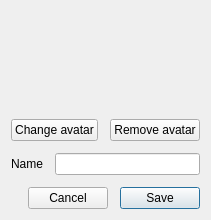
<?xml version="1.0" encoding="UTF-8"?>
<ui version="4.0">
 <class>GuiVCardDialog</class>
 <widget class="QDialog" name="GuiVCardDialog">
  <property name="minimumWidth">
   <number>320</number>
  </property>
  <layout class="QVBoxLayout" name="profileLayout">
   <property name="spacing">
    <number>12</number>
   </property>
   <item alignment="Qt::AlignHCenter">
    <widget class="QLabel" name="mp_lPhoto">
     <property name="minimumSize">
      <size>
       <width>96</width>
       <height>96</height>
      </size>
     </property>
     <property name="maximumSize">
      <size>
       <width>96</width>
       <height>96</height>
      </size>
     </property>
     <property name="alignment">
      <set>Qt::AlignCenter</set>
     </property>
     <property name="accessibleName">
      <string>Avatar</string>
     </property>
    </widget>
   </item>
   <item>
    <layout class="QHBoxLayout" name="avatarActions">
     <item>
      <widget class="QPushButton" name="mp_pbChangePhoto">
       <property name="text">
        <string>Change avatar</string>
       </property>
       <property name="autoDefault">
        <bool>false</bool>
       </property>
      </widget>
     </item>
     <item>
      <widget class="QPushButton" name="mp_pbRemovePhoto">
       <property name="text">
        <string>Remove avatar</string>
       </property>
       <property name="autoDefault">
        <bool>false</bool>
       </property>
      </widget>
     </item>
    </layout>
   </item>
   <item>
    <layout class="QFormLayout" name="nameLayout">
     <property name="fieldGrowthPolicy">
      <enum>QFormLayout::AllNonFixedFieldsGrow</enum>
     </property>
     <item row="0" column="0">
      <widget class="QLabel" name="nameLabel">
       <property name="text">
        <string>Name</string>
       </property>
       <property name="buddy">
        <cstring>mp_leNickname</cstring>
       </property>
      </widget>
     </item>
     <item row="0" column="1">
      <widget class="QLineEdit" name="mp_leNickname">
       <property name="maxLength">
        <number>50</number>
       </property>
      </widget>
     </item>
    </layout>
   </item>
   <item>
    <layout class="QHBoxLayout" name="dialogActions">
     <item>
      <spacer name="stretch">
       <property name="orientation">
        <enum>Qt::Horizontal</enum>
       </property>
       <property name="sizeHint" stdset="0">
        <size>
         <width>1</width>
         <height>1</height>
        </size>
       </property>
      </spacer>
     </item>
     <item>
      <widget class="QPushButton" name="mp_pbCancel">
       <property name="text">
        <string>Cancel</string>
       </property>
      </widget>
     </item>
     <item>
      <widget class="QPushButton" name="mp_pbOk">
       <property name="text">
        <string>Save</string>
       </property>
       <property name="default">
        <bool>true</bool>
       </property>
      </widget>
     </item>
    </layout>
   </item>
  </layout>
 </widget>
 <tabstops>
  <tabstop>mp_leNickname</tabstop>
  <tabstop>mp_pbChangePhoto</tabstop>
  <tabstop>mp_pbRemovePhoto</tabstop>
  <tabstop>mp_pbOk</tabstop>
  <tabstop>mp_pbCancel</tabstop>
 </tabstops>
 <resources/>
 <connections/>
</ui>
